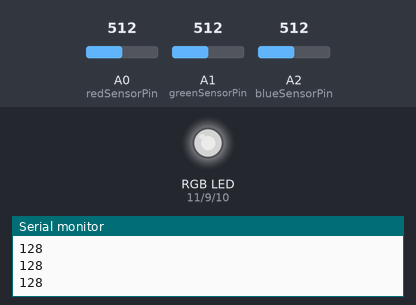
The sketch below on a simulated Arduino Uno, built with avr-gcc and run on an emulated ATmega328P. Parts: an RGB LED mixed from three pins (HIGH = lit), the last lines printed to the serial monitor. The test bench sets the inputs (shaded band); at power-on: A0 (redSensorPin) = 512, A2 (blueSensorPin) = 512, A1 (greenSensorPin) = 512. Dim RGB values are drawn brighter than linear.

Above: at 1.2 s.
1.3 s: A0 (redSensorPin) set to 716
At 2.1 s:
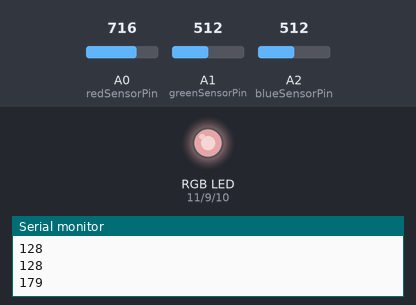
2.8 s: A2 (blueSensorPin) set to 716
At 3.2 s:
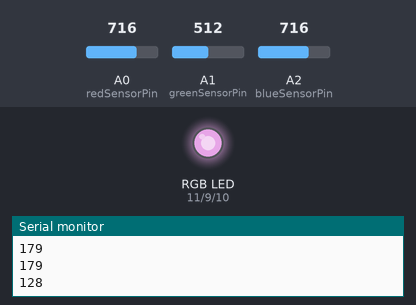
4.3 s: A1 (greenSensorPin) set to 900
At 5.4 s:
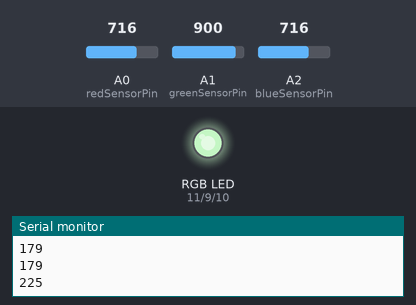
5.8 s: A1 (greenSensorPin) set to 716
At 7.0 s:
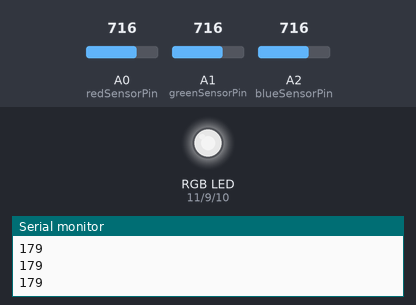
7.3 s: A0 (redSensorPin) set to 511
At 8.1 s:
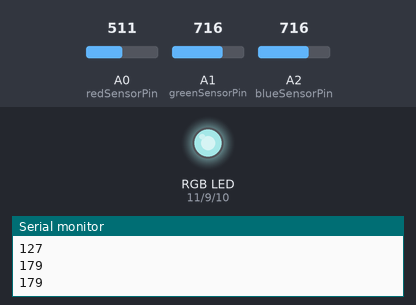
8.8 s: A2 (blueSensorPin) set to 1023
At 9.2 s:
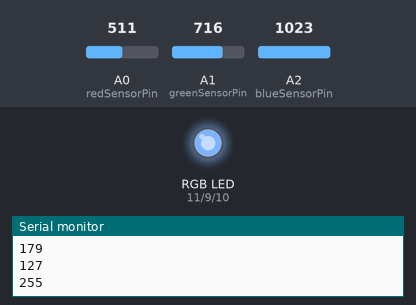
Timing chart, 0 to 11.3 s (numbered marks = the images above; inputs shaded):
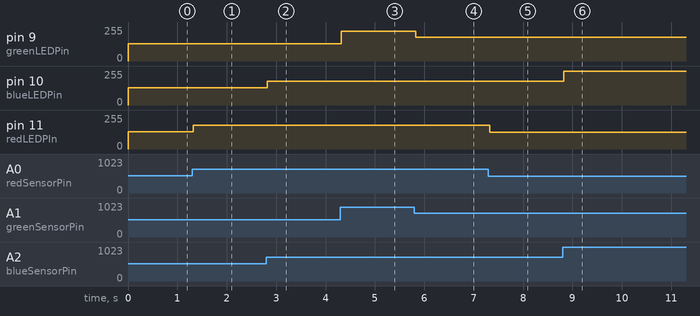

The sketch:

sketch.ino
```cpp
const int greenLEDPin = 9;
const int redLEDPIn = 11;
const int blueLEDPin = 10;

const int redSensorPin = A0;
const int greenSensorPin = A1;
const int blueSensorPin = A2;

int redSensorValue;
int greenSensorValue;
int blueSensorValue;

int green;
int red;
int blue;


void setup(){
  Serial.begin(9600);

  pinMode(greenLEDPin, OUTPUT);
  pinMode(redLEDPIn, OUTPUT);
  pinMode(redLEDPIn, OUTPUT);

  pinMode(redSensorPin,INPUT);
  pinMode(greenSensorPin,INPUT);
  pinMode(blueSensorPin,INPUT);
}


void loop(){
  redSensorValue = analogRead(redSensorPin);
  greenSensorValue = analogRead(greenSensorPin);
  blueSensorValue = analogRead(blueSensorPin);

  green = (greenSensorValue/4);
  red = (redSensorValue/4);
  blue = (blueSensorValue/4);

  Serial.println(green);
  Serial.println(red);
  Serial.println(blue);

  analogWrite(greenLEDPin,green);
  analogWrite(redLEDPIn,red);
  analogWrite(blueLEDPin,blue);
}
```

Measured:
- after the input at 1.3 s, pin 11 (redLEDPIn): 128/255 → 179/255 at once
- after the input at 2.8 s, pin 10 (blueLEDPin): 128/255 → 179/255 at once
- after the input at 4.3 s, pin 9 (greenLEDPin): 128/255 → 225/255 at once
- after the input at 5.8 s, pin 9 (greenLEDPin): 225/255 → 179/255 at once
- after the input at 7.3 s, pin 11 (redLEDPIn): 179/255 → 127/255 at once
- after the input at 8.8 s, pin 10 (blueLEDPin): 179/255 → 255/255 at once
